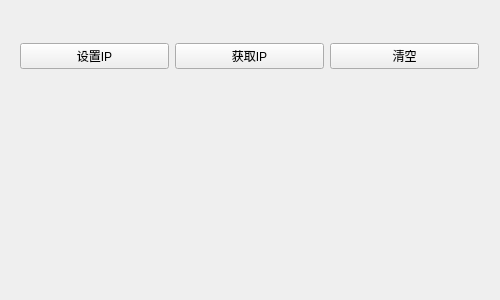
<?xml version="1.0" encoding="UTF-8"?>
<ui version="4.0">
 <class>frmIPAddress</class>
 <widget class="QWidget" name="frmIPAddress">
  <property name="geometry">
   <rect>
    <x>0</x>
    <y>0</y>
    <width>500</width>
    <height>300</height>
   </rect>
  </property>
  <property name="windowTitle">
   <string>Form</string>
  </property>
  <widget class="QWidget" name="">
   <property name="geometry">
    <rect>
     <x>9</x>
     <y>9</y>
     <width>481</width>
     <height>71</height>
    </rect>
   </property>
   <layout class="QGridLayout" name="gridLayout">
    <item row="0" column="0" colspan="3">
     <widget class="IPAddress" name="widgetIP" native="true"/>
    </item>
    <item row="1" column="0">
     <widget class="QPushButton" name="btnSetIP">
      <property name="text">
       <string>设置IP</string>
      </property>
     </widget>
    </item>
    <item row="1" column="1">
     <widget class="QPushButton" name="btnGetIP">
      <property name="text">
       <string>获取IP</string>
      </property>
     </widget>
    </item>
    <item row="1" column="2">
     <widget class="QPushButton" name="btnClear">
      <property name="text">
       <string>清空</string>
      </property>
     </widget>
    </item>
   </layout>
  </widget>
 </widget>
 <layoutdefault spacing="6" margin="11"/>
 <customwidgets>
  <customwidget>
   <class>IPAddress</class>
   <extends>QWidget</extends>
   <header>ipaddress.h</header>
   <container>1</container>
  </customwidget>
 </customwidgets>
 <resources/>
 <connections/>
</ui>
